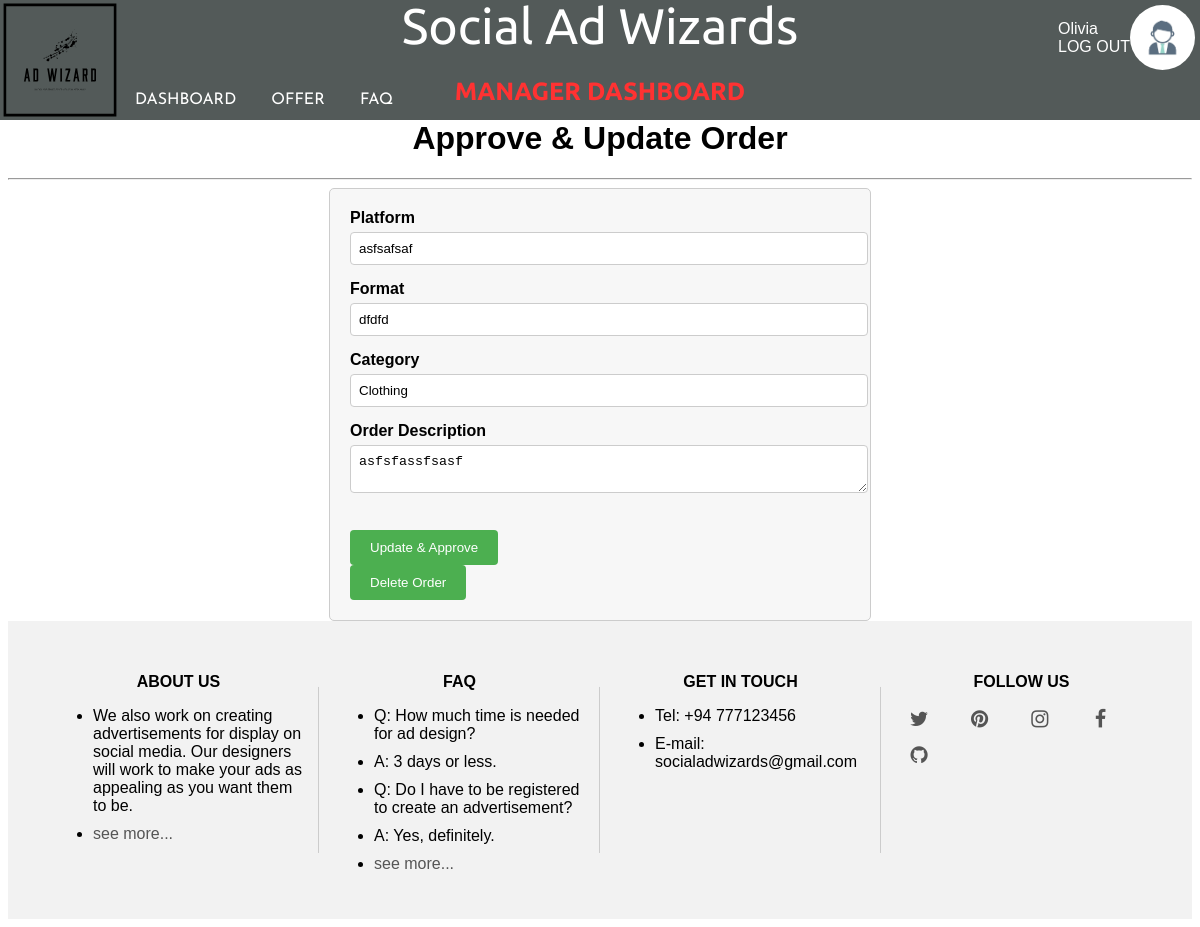
The app's page /src/views/manager/edit-order.php?order_id=13 (signed in) with its own data.
### tables this page shows
CREATE TABLE `order_info` (
  `order_id` int(11) NOT NULL,
  `s_user_id` int(11) NOT NULL,
  `order_date` date NOT NULL DEFAULT current_timestamp(),
  `order_status` varchar(10) NOT NULL DEFAULT 'Pending',
  `ad_platform` varchar(10) NOT NULL,
  `order_desc` varchar(2000) NOT NULL,
  `category` varchar(30) DEFAULT NULL,
  `ad_format` varchar(5) NOT NULL,
  `documents` varchar(500) DEFAULT NULL,
  `offer_id` int(11) DEFAULT NULL,
  `order_value` float NOT NULL,
  `released_link` varchar(500) DEFAULT NULL,
  `released_date` date DEFAULT current_timestamp()
);

### src/views/manager/edit-order.php (the view, shortened to what this page needs)
<!DOCTYPE html>
<html lang="en">
<head>
    <link rel="stylesheet" type="text/css" href="./src/css/edit-order.css">
</head>
<body>
    <?php include_once '../../components/header.php'; ?>
    <?php
    include '../../config/database/connection.php';
    if (isset($_GET['order_id'])) {
        $order_id = $_GET['order_id'];
        $query = "SELECT * FROM order_info WHERE order_id = ?";
        $stmt = mysqli_prepare($conn, $query);
        mysqli_stmt_bind_param($stmt, "i", $order_id);
        mysqli_stmt_execute($stmt);
        $result = mysqli_stmt_get_result($stmt);
        if (mysqli_num_rows($result) > 0) {
            $row = mysqli_fetch_assoc($result);
            $s_user_id = $_SESSION['s_user_id'];
            $order_date = $row['order_date'];
            $order_status = $row['order_status'];
            $ad_platform = $row['ad_platform'];
            $order_desc = $row['order_desc'];
            $category = $row['category'];
            $ad_format = $row['ad_format'];
            echo '
        <center><h1>Approve & Update Order</h1></center>
        <hr>
        <div class="order-container">
            <form action="./src/config/database/update/update-order.php" method="POST">
                <input type="hidden" name="s_user_id" value="' . $s_user_id . '">
                <input type="hidden" name="order_id" value="' . $order_id . '">
                <input type="hidden" name="order_date" value="' . $order_date . '">
                <input type="hidden" name="order_status" value="' . $order_status . '">
                <div class="row">
                    <label for="ad_platform">Platform</label>
                    <input type="text" name="ad_platform" value="' . $ad_platform . '">
                </div>
                <div class="row">
                    <label for="ad_format">Format</label>
                    <input type="text" name="ad_format" value="' . $ad_format . '">
                </div>
                <div class="row">
                    <label for="category">Category</label>
                    <input type="text" name="category" value="' . $category . '">
                </div>
                <div class="row">
                    <label for="order_desc">Order Description</label>
                    <textarea name="order_desc">' . $order_desc . '</textarea>
                </div>
                <br>
                <button type="submit">Update & Approve</button>
            </form>
            <form action="./src/config/database/delete/delete-order.php?order_id=' . $row['order_id'] . '" method="POST">
                <input type="hidden" name="order_id" value="' . $order_id . '">
                <button type="submit" class="delete-btn">Delete Order</button>
            </form>
        </div>
        ';
        } else {
            echo 'Order not found.';
        }
    } else {
        echo 'Invalid request.';
    }
    ?>
    <?php include_once '../../components/footer.php'; ?>
</body>
</html>

### src/css/edit-order.css (style rules this page uses)
body { margin-top: 120px; }
.order-container { max-width: 500px; margin: 0 auto; padding: 20px; background-color: #f7f7f7; border: 1px solid #ccc; border-radius: 5px; }
.order-container .row { margin-bottom: 15px; }
.order-container label { display: block; font-weight: bold; margin-bottom: 5px; }
.order-container input[type="text"], .order-container textarea { width: 100%; padding: 8px; border: 1px solid #ccc; border-radius: 4px; }
.order-container button[type="submit"] { background-color: #4CAF50; color: white; padding: 10px 20px; border: none; border-radius: 4px; cursor: pointer; }
.delete-btn { background-color: #ff0000; color: white; padding: 10px 20px; border: none; border-radius: 4px; cursor: pointer; }

### src/css/sign-in.css (style rules this page uses)
body { font-family: Arial, sans-serif; }

### records on screen
order_info: ad_platform "asfsafsaf", ad_format "dfdfd", category "Clothing", order_desc "asfsfassfsasf"

### other values on screen
$userName "Olivia"
